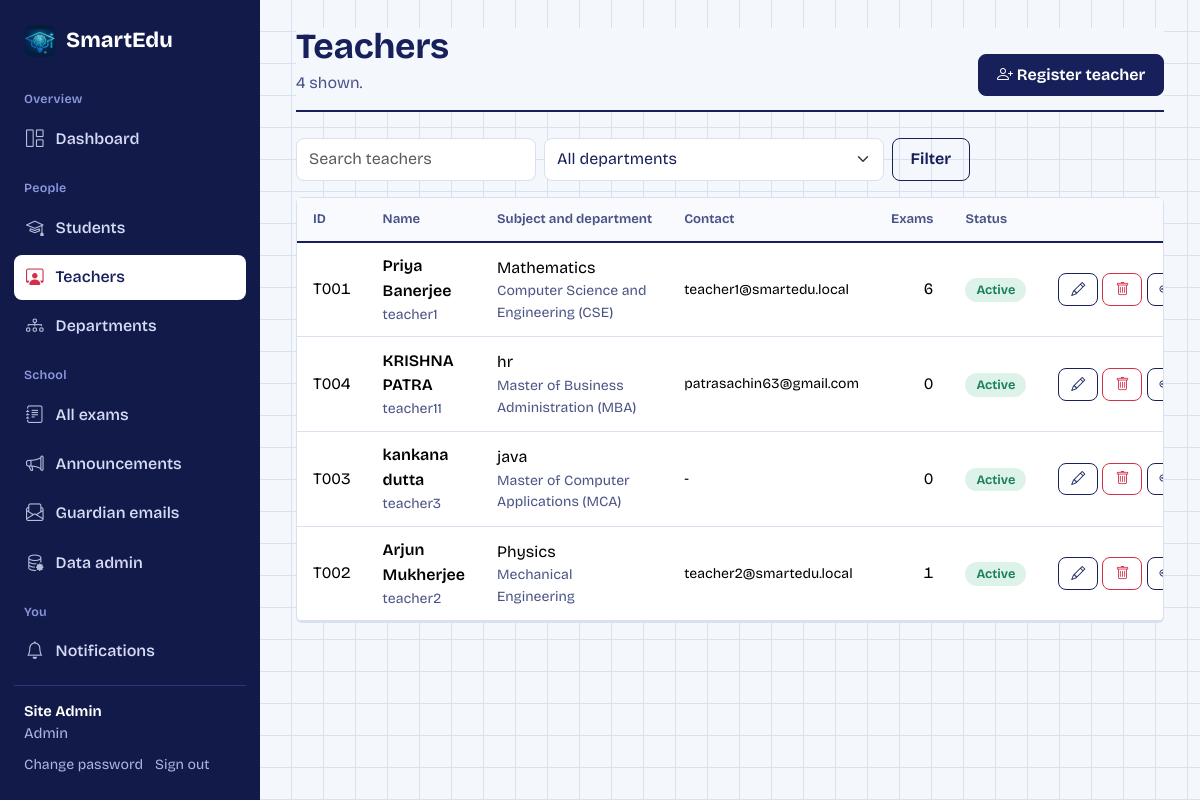
The app's page /admin-portal/teachers/ (signed in) with its own data.
### apps/accounts/models.py (models this page shows, shortened)
class User(AbstractUser):
    ROLE_CHOICES = (
        ('ADMIN', 'Admin'),
        ('TEACHER', 'Teacher'),
        ('STUDENT', 'Student'),
    )
    role = models.CharField(max_length=10, choices=ROLE_CHOICES, default='STUDENT')
    phone = models.CharField(max_length=20, blank=True)
    profile_pic = models.ImageField(upload_to='profiles/', null=True, blank=True)
    is_verified = models.BooleanField(default=False)

class TeacherProfile(models.Model):
    user = models.OneToOneField(User, on_delete=models.CASCADE, related_name='teacher_profile')
    employee_id = models.CharField(max_length=20, unique=True)
    subject = models.CharField(max_length=100)
    department = models.CharField(max_length=100, blank=True)

### apps/admin_portal/views.py (the view)
# urls.py: path('teachers/', views.teachers_list, name='admin_teachers'),
@admin_required
def teachers_list(request):
    return _teachers_page(request, TeacherRegisterForm(), False)

### apps/accounts/forms.py (shortened to what this page needs)
class TeacherRegisterForm(PersonForm):
    employee_id = forms.CharField(max_length=20)
    subject = forms.CharField(max_length=100)
    department = forms.ChoiceField(label='Department')
    def __init__(self, *a, **kw):
        super().__init__(*a, **kw)
        self.fields['department'].choices = [('', 'Select a department')] + [(d, d) for d in department_choices()]

### apps/accounts/context_processors.py (called while the page is built)
def departments(request):
    return {'DEPT_SEM_MAP': dept_semester_map()}

### apps/accounts/departments.py (called while the page is built)
def semester_count(department):
    return 4 if department in FOUR_SEMESTER else 8

def department_choices():
    return list(DEPARTMENTS)

def dept_semester_map():
    return {d: semester_count(d) for d in DEPARTMENTS}

### apps/accounts/forms.py (called while the page is built)
    def _style(self):
        for f in self.fields.values():
            w = f.widget
            if isinstance(w, (forms.CheckboxInput,)):
                w.attrs['class'] = 'form-check-input'
            elif isinstance(w, forms.Select):
                w.attrs['class'] = 'form-select'
            else:
                w.attrs['class'] = (w.attrs.get('class', '') + ' form-control').strip()

### apps/admin_portal/views.py (called while the page is built)
def _people(request, role):
    qs = User.objects.filter(role=role)
    q = request.GET.get('q', '').strip()
    if q:
        qs = qs.filter(Q(username__icontains=q) | Q(first_name__icontains=q) | Q(last_name__icontains=q) | Q(email__icontains=q))
    return qs, q

def _teachers_page(request, form, show_form):
    qs, q = _people(request, 'TEACHER')
    dept = request.GET.get('department', '')
    qs = qs.select_related('teacher_profile').annotate(exam_count=Count('created_exams', distinct=True))
    if dept:
        qs = qs.filter(teacher_profile__department=dept)
    return render(request, 'admin/teachers.html', {
        'teachers': qs.order_by('teacher_profile__department', 'first_name', 'username'),
        'q': q, 'dept': dept, 'departments': DEPARTMENTS, 'form': form, 'show_form': show_form})

### apps/notifications/context_processors.py (called while the page is built, shortened)
def notifications(request):
    if not request.user.is_authenticated:
        return {'unread_notifications': 0}
    from .models import Notification
    user = request.user
    ctx = {'unread_notifications': Notification.objects.filter(recipient=user, is_read=False).count(),
           'badge_reattempts': 0, 'badge_reviews': 0, 'badge_assignments': 0, 'badge_missed': 0}
    return ctx

### templates/admin/teachers.html (shortened to what this page needs)
{% extends 'base.html' %}
{% block content %}
<div class="page-head"><div><h1>Teachers</h1><p>{{ teachers|length }} shown.</p></div>
  <div class="page-actions"><button class="btn btn-primary" type="button" data-bs-toggle="collapse" data-bs-target="#addForm"><i class="bi bi-person-plus"></i> Register teacher</button></div></div>
<form method="get" class="d-flex flex-wrap gap-2 mb-3"><input class="form-control" style="max-width:240px" name="q" value="{{ q }}" placeholder="Search teachers">
  <select class="form-select" style="max-width:340px" name="department" aria-label="Department"><option value="">All departments</option></select>
  <button class="btn btn-outline-primary">Filter</button></form>
<div class="panel"><div class="table-wrap"><table class="table table-hover">
  <thead><tr><th>ID</th><th>Name</th><th>Subject and department</th><th>Contact</th><th class="text-end">Exams</th><th>Status</th><th></th></tr></thead><tbody>
  {% for t in teachers %}<tr><td class="num">{{ t.teacher_profile.employee_id }}</td><td class="fw-semibold">{{ t.get_full_name|default:t.username }}<div class="small text-muted fw-normal">{{ t.username }}</div></td>
    <td>{{ t.teacher_profile.subject }}<div class="small text-muted">{{ t.teacher_profile.department }}</div></td><td class="small">{{ t.email|default:"-" }}<br>{{ t.phone }}</td><td class="text-end num">{{ t.exam_count }}</td>
    <td>{% if t.is_active %}<span class="pill pill-ok">Active</span>{% else %}<span class="pill pill-muted">Switched off</span>{% endif %}</td>
    <td class="text-end text-nowrap">
      <a class="btn btn-sm btn-outline-primary" href="{% url 'teacher_edit' t.id %}" title="Edit teacher or change department" aria-label="Edit {{ t.username }}"><i class="bi bi-pencil"></i></a>
      <a class="btn btn-sm btn-outline-danger" href="{% url 'delete_user' t.id %}" title="Delete teacher" aria-label="Delete {{ t.username }}"><i class="bi bi-trash"></i></a>
      <form class="d-inline" method="post" action="{% url 'reset_password' t.id %}" data-confirm="Generate a new password for {{ t.username }}?">{% csrf_token %}<input type="hidden" name="next" value="{% url 'admin_teachers' %}"><button class="btn btn-sm btn-outline-primary" title="Reset password"><i class="bi bi-key"></i></button></form>
      </td></tr>
  {% empty %}<tr><td colspan="7">{% include 'partials/empty.html' with icon='bi-person-workspace' text='No teachers found.' %}</td></tr>{% endfor %}
  </tbody></table></div></div>
{% endblock %}

### templates/base.html (shortened to what this page needs)
{% load static %}<!DOCTYPE html>
<html lang="en">
<head>
  <link href="{% static 'vendor/bootstrap/bootstrap.min.css' %}" rel="stylesheet">
  <link href="{% static 'vendor/bootstrap-icons/bootstrap-icons.min.css' %}" rel="stylesheet">
  <link href="{% static 'css/fonts.css' %}" rel="stylesheet">
  <link href="{% static 'css/app.css' %}" rel="stylesheet">
</head>
<body>
{% with url=request.resolver_match.url_name %}
<div class="shell">
  <aside class="sidebar" id="sidebar" aria-label="Main menu">
    <a class="brand" href="/">
      <img class="brand-mark" src="{% static 'img/smartedu-icon.png' %}" alt="">
      SmartEdu
    </a>
    {% if user.role == 'ADMIN' %}
      <div class="nav-group">Overview</div>
      <a class="side-link {% if url == 'admin_dashboard' %}active{% endif %}" href="{% url 'admin_dashboard' %}"><i class="bi bi-grid-1x2"></i>Dashboard</a>
      <div class="nav-group">People</div>
      <a class="side-link {% if url == 'admin_students' or url == 'register_student' or url == 'student_edit' %}active{% endif %}" href="{% url 'admin_students' %}"><i class="bi bi-mortarboard"></i>Students</a>
      <a class="side-link {% if url == 'admin_teachers' or url == 'register_teacher' or url == 'teacher_edit' %}active{% endif %}" href="{% url 'admin_teachers' %}"><i class="bi bi-person-workspace"></i>Teachers</a>
      <a class="side-link {% if url == 'admin_departments' %}active{% endif %}" href="{% url 'admin_departments' %}"><i class="bi bi-diagram-3"></i>Departments</a>
      <div class="nav-group">School</div>
      <a class="side-link {% if url == 'admin_exams' %}active{% endif %}" href="{% url 'admin_exams' %}"><i class="bi bi-journal-text"></i>All exams</a>
      <a class="side-link {% if url == 'admin_announce' %}active{% endif %}" href="{% url 'admin_announce' %}"><i class="bi bi-megaphone"></i>Announcements</a>
      <a class="side-link {% if url == 'admin_emails' %}active{% endif %}" href="{% url 'admin_emails' %}"><i class="bi bi-envelope-paper"></i>Guardian emails</a>
      <a class="side-link" href="/django-admin/"><i class="bi bi-database-gear"></i>Data admin</a>
    {% endif %}
    <div class="nav-group">You</div>
    <a class="side-link " href="{% url 'notification_list' %}"><i class="bi bi-bell"></i>Notifications</a>
    <div class="side-user">
      <div class="who">{{ user.get_full_name|default:user.username }}</div>
      <div class="mb-2" style="color:#AEB6E6">{{ user.get_role_display }}</div>
      <a href="{% url 'change_password' %}">Change password</a><a href="{% url 'logout' %}">Sign out</a>
    </div>
  </aside>
  <main class="main" id="content">
    <div class="main-inner">
      {% block content %}{% endblock %}
    </div>
  </main>
</div>
{% endwith %}
</body>
</html>

### records on screen
User: get_full_name "Site Admin", role "Admin"
User: teacher_profile.employee_id "T001", get_full_name "Priya Banerjee", username "teacher1", teacher_profile.subject "Mathematics", teacher_profile.department "Computer Science and Engineering (CSE)", email "teacher1@smartedu.local", exam_count "6", is_active "Active"
User: teacher_profile.employee_id "T004", get_full_name "KRISHNA PATRA", username "teacher11", teacher_profile.subject "hr", teacher_profile.department "Master of Business Administration (MBA)", email "patrasachin63@gmail.com", exam_count "0", is_active "Active"
User: teacher_profile.employee_id "T003", get_full_name "kankana dutta", username "teacher3", teacher_profile.subject "java", teacher_profile.department "Master of Computer Applications (MCA)", email "-", exam_count "0", is_active "Active"
User: teacher_profile.employee_id "T002", get_full_name "Arjun Mukherjee", username "teacher2", teacher_profile.subject "Physics", teacher_profile.department "Mechanical Engineering", email "teacher2@smartedu.local", exam_count "1", is_active "Active"

### other values on screen
{{ teachers|length }} "4"
